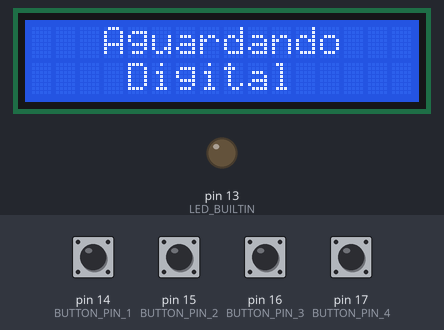
The sketch below on a simulated Arduino Uno, built with avr-gcc and run on an emulated ATmega328P. Parts: 16×2 character LCD, output pins drawn as LEDs (lit = HIGH). The test bench sets the inputs (shaded band); at power-on: pin 14 (BUTTON_PIN_1), pin 15 (BUTTON_PIN_2), pin 16 (BUTTON_PIN_3), pin 17 (BUTTON_PIN_4) HIGH.

Above: at 1.2 s.
1.3 s: pin 14 (BUTTON_PIN_1) pulled LOW for 0.15 s
At 1.39 s:
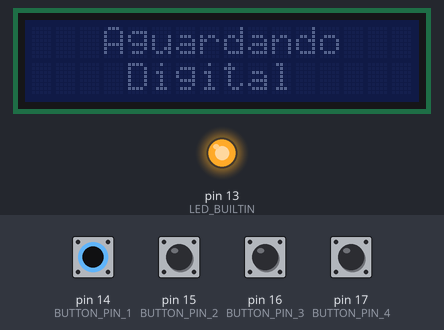
Timing chart, 0 to 4.3 s (numbered marks = the images above; inputs shaded):
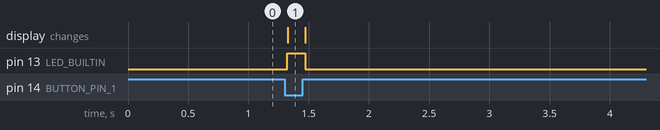

Measured:
- after the input at 1.3 s, pin 13 (LED_BUILTIN): LOW → HIGH at once, → LOW 0.15 s later; the display: changes at once (image 1)

The sketch:

bounce3buttons.ino
```cpp
// Biblioteca do módulo I2C
#include <Wire.h>
#include <LiquidCrystal_I2C.h>

// Inicializa o display no endereço 0x27
LiquidCrystal_I2C lcd(0x27, 2, 1, 0, 4, 5, 6, 7, 3, POSITIVE);


#include <Bounce2.h>

#define BUTTON_PIN_1 14
#define BUTTON_PIN_2 15
#define BUTTON_PIN_3 16
#define BUTTON_PIN_4 17


// Instantiate a Bounce object
Bounce debouncer1 = Bounce();
Bounce debouncer2 = Bounce();
Bounce debouncer3 = Bounce();
Bounce debouncer4 = Bounce();

void setup() {

  // Inicializa o display LCD 16x2
 lcd.begin (16, 2);
 // Liga a luz de fundo do LCD
 lcd.setBacklight(HIGH);

  // Setup the first button with an internal pull-up :
  pinMode(BUTTON_PIN_1,INPUT_PULLUP);
  // After setting up the button, setup the Bounce instance :
  debouncer1.attach(BUTTON_PIN_1);
  debouncer1.interval(5); // interval in ms

   // Setup the second button with an internal pull-up :
  pinMode(BUTTON_PIN_2,INPUT_PULLUP);
  // After setting up the button, setup the Bounce instance :
  debouncer2.attach(BUTTON_PIN_2);
  debouncer2.interval(5); // interval in ms


  pinMode(BUTTON_PIN_3,INPUT_PULLUP);
  // After setting up the button, setup the Bounce instance :
  debouncer3.attach(BUTTON_PIN_3);
  debouncer3.interval(5); // interval in ms

  pinMode(BUTTON_PIN_4,INPUT_PULLUP);
  // After setting up the button, setup the Bounce instance :
  debouncer4.attach(BUTTON_PIN_4);
  debouncer4.interval(5); // interval in ms


  //Setup the LED :
  pinMode(LED_BUILTIN,OUTPUT);

}

void loop() {


 //lcd.clear();
 lcd.setCursor(3, 0);
 lcd.print("Aguardando");
 lcd.setCursor(4, 1);
 lcd.print("Digital");
 //delay (50);


  // Update the Bounce instances :
  debouncer1.update();
  debouncer2.update();
  debouncer3.update();
  debouncer4.update();

  // Get the updated value :
  int value1 = debouncer1.read();
  int value2 = debouncer2.read();
  int value3 = debouncer3.read();
  int value4 = debouncer4.read();

  // Turn on the LED if either button is pressed :
  if ( value1 == LOW || value2 == LOW || value3 == LOW || value4 == LOW ) {
    digitalWrite(LED_BUILTIN, HIGH );
     lcd.setBacklight(LOW);
  }
  else {
    digitalWrite(LED_BUILTIN, LOW );
     lcd.setBacklight(HIGH);
  }

}
```
